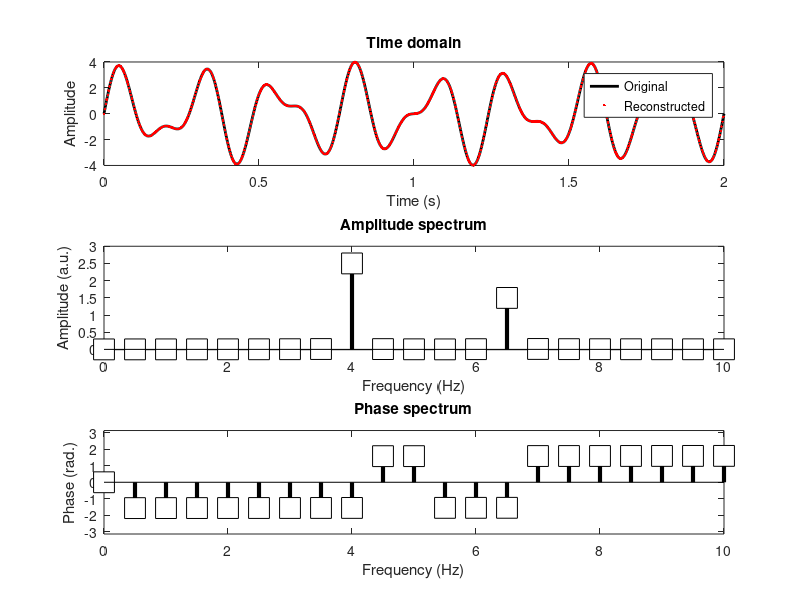

MATLAB code for this plot:
%% Normalized time vector

%%
% Create the signal
srate  = 1000; % hz
time   = 0:1/srate:2; % time vector in seconds
pnts   = length(time); % number of time points
signal = 2.5 * sin( 2*pi*4*time ) ...
       + 1.5 * sin( 2*pi*6.5*time );

% Prepare the Fourier transform
fourTime = (0:pnts-1)/pnts;
fCoefs   = zeros(size(signal));

for fi=1:pnts
    % Create complex sine wave
    csw = exp( -1i*2*pi*(fi-1)*fourTime );
    
    % Compute dot product between sine wave and signal
    fCoefs(fi) = sum( signal.*csw ) / pnts;
    % these are called the Fourier coefficients
end

% Extract amplitudes
ampls = 2*abs(fCoefs);

% Compute frequencies vector
hz = linspace(0,srate/2,floor(pnts/2)+1);

figure(1), clf
subplot(311)
plot(time,signal,'k','linew',2)
xlabel('Time (s)'), ylabel('Amplitude')
title('Time domain')

% Plot amplitude
subplot(312)
stem(hz,ampls(1:length(hz)),'ks-','linew',3,'markersize',15,'markerfacecolor','w')

% Make plot look a bit nicer
set(gca,'xlim',[0 10],'ylim',[-.01 3])
xlabel('Frequency (Hz)'), ylabel('Amplitude (a.u.)')
title('Amplitude spectrum')

% Plot angles
subplot(313)
stem(hz,angle(fCoefs(1:length(hz))),'ks-','linew',3,'markersize',15,'markerfacecolor','w')

% Make plot look a bit nicer
set(gca,'xlim',[0 10],'ylim',[-1 1]*pi)
xlabel('Frequency (Hz)'), ylabel('Phase (rad.)')
title('Phase spectrum')

% Finally, plot reconstructed time series on top of original time series
reconTS = real(ifft( fCoefs ))*pnts;
subplot(311), hold on
plot(time(1:3:end),reconTS(1:3:end),'r.')
legend({'Original';'Reconstructed'})

% Inspect the two time series. they should be identical!
zoom on 

%% end.